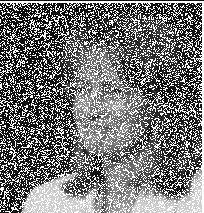
#> input picture Color_Conversion_and_Image_Filtering_and_Fourier_Transform/data/Noisy_image.png, 204 x 213 px, found by its file name
$ jupyter execute --allow-errors Untitled.ipynb   (older library calls are emulated)
#> lines starting #> are read from the running program, lines starting #| are printed output that depends on the picture
[cell 1]
import cv2
import numpy as np

[cell 2]
image = cv2.imread('Lenna.png')
output_image = np.zeros_like(image)

#> (the rest of this cell did not finish here and is left out)

[cell 3]
image = cv2.imread('Lenna.png')
output_image = np.zeros_like(image)

#> (the rest of this cell did not finish here and is left out)

[cell 4]
image = cv2.imread('Lenna.png')
output_image = np.zeros_like(image)

#> (the rest of this cell did not finish here and is left out)

[cell 5]
image = cv2.imread('Lenna.png')
output_image = np.zeros_like(image)

const_matrix = np.array([[0.412453, 0.212671, 0.019334],
                      [0.357580, 0.715160, 0.119193],
                      [0.180423, 0.072169, 0.950227]])

#> (the rest of this cell did not finish here and is left out)

[cell 6]
image = cv2.imread('Noisy_image.png', cv2.IMREAD_GRAYSCALE)
#> image is the input picture: shape (213, 204); min 12, max 255, mean 122.5

kernel = np.array([[1, 1, 1],
                   [1, 1, 1],
                   [1, 1, 1]]) / 9.0

image_height, image_width = image.shape
#> image_height = 213; image_width = 204
kernel_height, kernel_width = kernel.shape
padding_height = kernel_height // 2
padding_width = kernel_width // 2

convolved_image = np.zeros((image_height, image_width), dtype=np.uint8)

for i in range(padding_height, image_height - padding_height):
    for j in range(padding_width, image_width - padding_width):
        sum = 0
        for m in range(-padding_height, padding_height + 1):
            for n in range(-padding_width, padding_width + 1):
                sum += image[i + m, j + n] * kernel[m + padding_height, n + padding_width]
        convolved_image[i, j] = np.clip(int(sum), 0, 255)
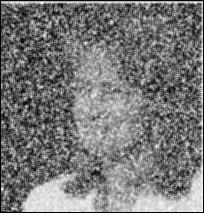
#> convolved_image: shape (213, 204); min 0, max 255, mean 118.9


cv2.imwrite('convolved_image.png', convolved_image)
#> Out = True

[cell 7]
image = cv2.imread('Noisy_image.png', cv2.IMREAD_GRAYSCALE)

kernel = np.array([[1, 1, 1],
                   [1, 1, 1],
                   [1, 1, 1]]) / 9.0

image_height, image_width = image.shape
kernel_height, kernel_width = kernel.shape
padding_height = kernel_height // 2
padding_width = kernel_width // 2

average_image = np.zeros((image_height, image_width), dtype=np.uint8)

for i in range(padding_height, image_height - padding_height):
    for j in range(padding_width, image_width - padding_width):
        sum = 0
        for m in range(-padding_height, padding_height + 1):
            for n in range(-padding_width, padding_width + 1):
                sum += image[i + m, j + n] * kernel[m + padding_height, n + padding_width]
        average_image[i, j] = np.clip(int(sum), 0, 255)

cv2.imwrite('average_image.png', average_image)
#> Out = True

[cell 8]
image = cv2.imread('Noisy_image.png', cv2.IMREAD_GRAYSCALE)

kernel = np.array([[1, 2, 1],
                   [2, 4, 2],
                   [1, 2, 1]]) / 16.0

image_height, image_width = image.shape
kernel_height, kernel_width = kernel.shape
padding_height = kernel_height // 2
padding_width = kernel_width // 2

gaussian_image = np.zeros((image_height, image_width), dtype=np.uint8)

for i in range(padding_height, image_height - padding_height):
    for j in range(padding_width, image_width - padding_width):
        sum = 0
        for m in range(-padding_height, padding_height + 1):
            for n in range(-padding_width, padding_width + 1):
                sum += image[i + m, j + n] * kernel[m + padding_height, n + padding_width]
        gaussian_image[i, j] = np.clip(int(sum), 0, 255)
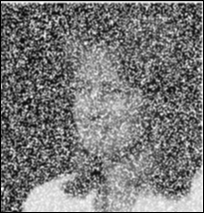
#> gaussian_image: shape (213, 204); min 0, max 255, mean 119

cv2.imwrite('gaussian_image.png', gaussian_image)
#> Out = True

[cell 9]
image = cv2.imread('Noisy_image.png', cv2.IMREAD_GRAYSCALE)

image_height, image_width = image.shape

kernel_size = 5
padding = kernel_size // 2

median_image = np.zeros((image_height, image_width), dtype=np.uint8)

for i in range(padding, image_height - padding):
    for j in range(padding, image_width - padding):
        neighborhood = image[i - padding:i + padding + 1, j - padding:j + padding + 1]
        median_value = np.median(neighborhood)
        median_image[i, j] = np.uint8(median_value)
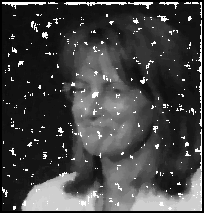
#> median_image: shape (213, 204); min 0, max 255, mean 66.4

cv2.imwrite('median_image.png', median_image)
#> Out = True

[cell 10]
image = cv2.imread('Uexposed.png')
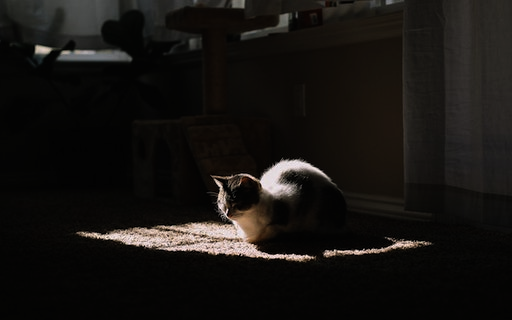
#> input picture Color_Conversion_and_Image_Filtering_and_Fourier_Transform/data/Uexposed.png, 512 x 320 px, found by its file name
#> image is the input picture: shape (320, 512, 3); mean B, G, R 17.5, 19.9, 22.4
alpha = 2.0
beta = 100
adjusted_image = np.clip((alpha * image + beta), 0, 255).astype(np.uint8)
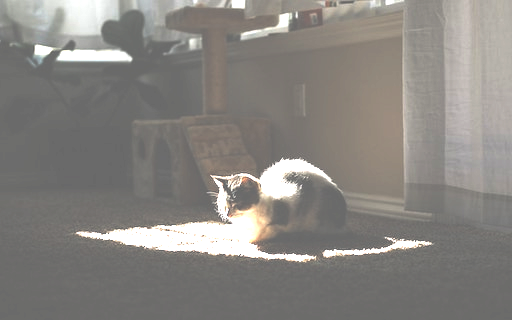
#> adjusted_image: shape (320, 512, 3); mean B, G, R 128.8, 133, 136.1
cv2.imwrite('adjusted_image.png', adjusted_image)
#> Out = True

[cell 11]
original_image = cv2.imread('Noisy_image.png', cv2.IMREAD_GRAYSCALE)

fourier_transform = cv2.dft(np.float32(original_image), flags=cv2.DFT_COMPLEX_OUTPUT)

magnitude_spectrum = cv2.magnitude(fourier_transform[:, :, 0], fourier_transform[:, :, 1])
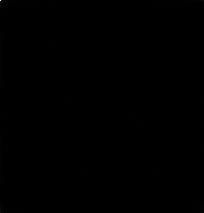
#> magnitude_spectrum: shape (213, 204) float32; min 159.7, max 5321053, mean 18493.5; drawn with min black and max white

magnitude_spectrum = cv2.log(magnitude_spectrum + 1)
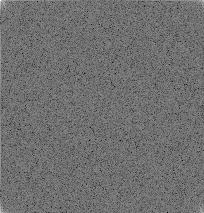
#> magnitude_spectrum: shape (213, 204) float32; min 5.08, max 15.49, mean 9.64; drawn with min black and max white
magnitude_spectrum = cv2.normalize(magnitude_spectrum, None, 0, 255, cv2.NORM_MINMAX, cv2.CV_8U)

cv2.imwrite('converted_fourier.png', magnitude_spectrum)
#> Out = True
